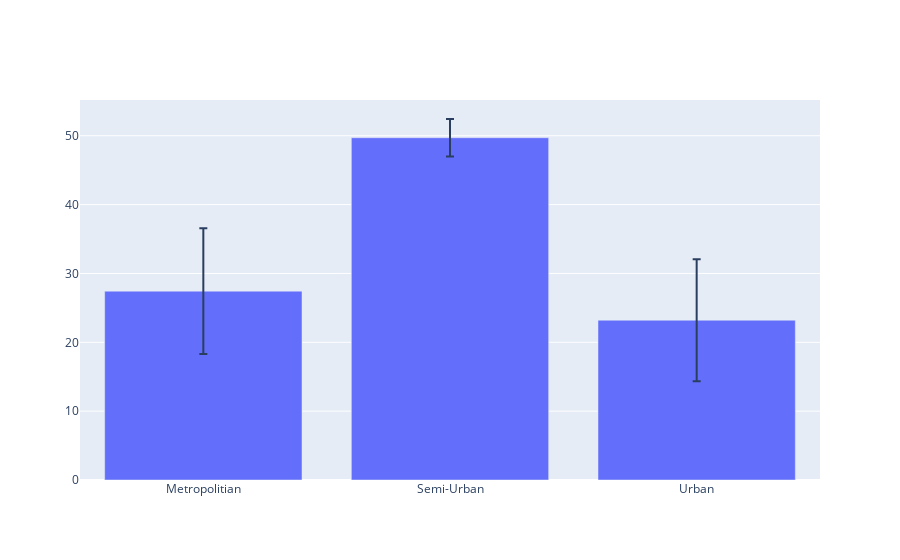

Notebook code cell kept with this figure:
### Markdown cell above
>## 3. The average time and standard deviation per delivery and city

### Code cell
df_aux = (df2[['City', 'Time_taken(min)',]].groupby('City')
          .agg({'Time_taken(min)': ['mean', 'std']}))
df_aux.columns = ['Time_avg', 'Time_std']
df_aux = df_aux.reset_index()
df_aux

fig = go.Figure()

fig.add_trace(go.Bar(name='Control',
                    x=df_aux['City'],
                    y=df_aux['Time_avg'],
                    error_y= dict(type = 'data', array=df_aux['Time_std'])))

fig.update_layout(barmode='group')
fig.show()

### Figure 1 — Plotly figure (JSON) as saved in the notebook; plotly's stock layout.template omitted (floating-point values rounded to 4 significant figures)
{"data": [{"error_y": {"array": [9.133, 2.725, 8.858], "type": "data"}, "name": "Control", "type": "bar", "x": ["Metropolitian", "Semi-Urban", "Urban"], "y": [27.43, 49.71, 23.21]}], "layout": {"autosize": true, "barmode": "group", "xaxis": {"autorange": true, "range": [-0.5, 2.5], "type": "category"}, "yaxis": {"autorange": true, "range": [0, 55.2], "type": "linear"}}}
